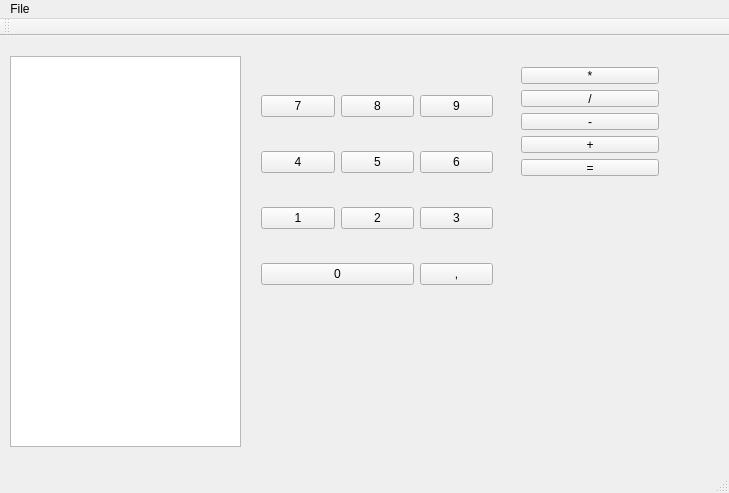
<?xml version="1.0" encoding="UTF-8"?>
<ui version="4.0">
 <class>MainWindow</class>
 <widget class="QMainWindow" name="MainWindow">
  <property name="geometry">
   <rect>
    <x>0</x>
    <y>0</y>
    <width>729</width>
    <height>493</height>
   </rect>
  </property>
  <property name="windowTitle">
   <string>MainWindow</string>
  </property>
  <widget class="QWidget" name="centralWidget">
   <widget class="QWidget" name="gridLayoutWidget">
    <property name="geometry">
     <rect>
      <x>250</x>
      <y>20</y>
      <width>254</width>
      <height>271</height>
     </rect>
    </property>
    <layout class="QGridLayout" name="gridLayout">
     <item row="0" column="0">
      <widget class="QPushButton" name="pushButton_7">
       <property name="enabled">
        <bool>true</bool>
       </property>
       <property name="text">
        <string>7</string>
       </property>
      </widget>
     </item>
     <item row="2" column="0">
      <widget class="QPushButton" name="pushButton_1">
       <property name="text">
        <string>1</string>
       </property>
      </widget>
     </item>
     <item row="1" column="1">
      <widget class="QPushButton" name="pushButton_5">
       <property name="text">
        <string>5</string>
       </property>
      </widget>
     </item>
     <item row="2" column="1">
      <widget class="QPushButton" name="pushButton_2">
       <property name="text">
        <string>2</string>
       </property>
      </widget>
     </item>
     <item row="1" column="2">
      <widget class="QPushButton" name="pushButton_6">
       <property name="text">
        <string>6</string>
       </property>
      </widget>
     </item>
     <item row="2" column="2">
      <widget class="QPushButton" name="pushButton_3">
       <property name="text">
        <string>3</string>
       </property>
      </widget>
     </item>
     <item row="0" column="1">
      <widget class="QPushButton" name="pushButton_8">
       <property name="text">
        <string>8</string>
       </property>
      </widget>
     </item>
     <item row="3" column="0" colspan="2">
      <widget class="QPushButton" name="pushButton_0">
       <property name="text">
        <string>0</string>
       </property>
      </widget>
     </item>
     <item row="3" column="2">
      <widget class="QPushButton" name="pushButton_dot">
       <property name="text">
        <string>,</string>
       </property>
      </widget>
     </item>
     <item row="0" column="2">
      <widget class="QPushButton" name="pushButton_9">
       <property name="text">
        <string>9</string>
       </property>
      </widget>
     </item>
     <item row="1" column="0">
      <widget class="QPushButton" name="pushButton_4">
       <property name="text">
        <string>4</string>
       </property>
      </widget>
     </item>
    </layout>
   </widget>
   <widget class="QListView" name="listView">
    <property name="geometry">
     <rect>
      <x>10</x>
      <y>20</y>
      <width>231</width>
      <height>391</height>
     </rect>
    </property>
   </widget>
   <widget class="QWidget" name="verticalLayoutWidget">
    <property name="geometry">
     <rect>
      <x>510</x>
      <y>20</y>
      <width>160</width>
      <height>131</height>
     </rect>
    </property>
    <layout class="QVBoxLayout" name="verticalLayout">
     <item>
      <widget class="QPushButton" name="pushButton_Mul">
       <property name="text">
        <string>*</string>
       </property>
      </widget>
     </item>
     <item>
      <widget class="QPushButton" name="pushButton_Div">
       <property name="text">
        <string>/</string>
       </property>
      </widget>
     </item>
     <item>
      <widget class="QPushButton" name="pushButton_Minus">
       <property name="text">
        <string>-</string>
       </property>
      </widget>
     </item>
     <item>
      <widget class="QPushButton" name="pushButton_Plus">
       <property name="text">
        <string>+</string>
       </property>
      </widget>
     </item>
     <item>
      <widget class="QPushButton" name="pushButton_Eq">
       <property name="text">
        <string>=</string>
       </property>
      </widget>
     </item>
    </layout>
   </widget>
  </widget>
  <widget class="QToolBar" name="mainToolBar">
   <attribute name="toolBarArea">
    <enum>TopToolBarArea</enum>
   </attribute>
   <attribute name="toolBarBreak">
    <bool>false</bool>
   </attribute>
  </widget>
  <widget class="QStatusBar" name="statusBar"/>
  <widget class="QMenuBar" name="menuBar">
   <property name="geometry">
    <rect>
     <x>0</x>
     <y>0</y>
     <width>729</width>
     <height>20</height>
    </rect>
   </property>
   <widget class="QMenu" name="menuFile">
    <property name="title">
     <string>File</string>
    </property>
   </widget>
   <addaction name="menuFile"/>
  </widget>
 </widget>
 <layoutdefault spacing="6" margin="11"/>
 <resources/>
 <connections/>
</ui>
